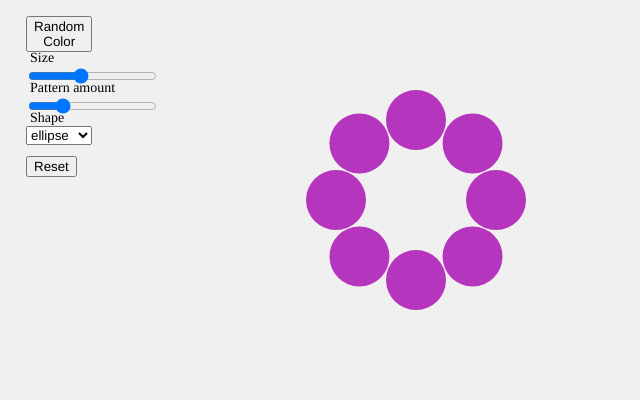
Frame 1 (no input)
Frame 60 (no input): identical to frame 1, image omitted
Frame 120 (the mouse pressed at the canvas centre since frame 60): identical to frame 1, image omitted

The p5.js sketch that drew this single still picture (run headless with seeded random() and noise() and a simulated clock; from frame 60 on, the mouse is pressed at the canvas centre):

// p5.js sketch
// ── sketch.js
let colorBtn, sizeSlider, shapeSelect, patternSlider, resetBtn;
let shapeColor;

function setup() {
  createCanvas(640, 400);
  noStroke();
  textFont("Helvetica, Arial, sans-serif");

  controlPanel = createDiv();
  controlPanel.position(16, 16);

  colorBtn = createButton('Random Color');
  sizeSlider = createSlider(20, 120, 60, 1);
  patternSlider = createSlider(1, 30, 8, 1);
  shapeSelect = createSelect();

  shapeSelect.option("ellipse");
  shapeSelect.option("rect");
  shapeSelect.option("triangle");

  colorBtn.parent(controlPanel);
  sizeSlider.parent(controlPanel);
  patternSlider.parent(controlPanel);
  shapeSelect.parent(controlPanel);

  colorBtn.position(10, 0);
  sizeSlider.position(10, 50);
  patternSlider.position(10, 80);
  shapeSelect.position(10, 110);

  colorBtn.mousePressed(randomShapeColor);

  shapeColor = color(random(255), random(255), random(255));
  
  resetBtn = createButton('Reset');
  resetBtn.parent(controlPanel);
  resetBtn.position(10, 140);

  resetBtn.mousePressed(resetAll);
}

function randomShapeColor() {
  shapeColor = color(random(255), random(255), random(255));
}

function resetAll() {
  sizeSlider.value(60);
  patternSlider.value(8);
  shapeSelect.value("ellipse");
  
  shapeColor = color(50);
}

function draw() {
  background(240);

  let s = sizeSlider.value();
  let count = patternSlider.value();
  let choice = shapeSelect.value();

  push();
  translate(width * 0.65, height * 0.5);

  for (let i = 0; i < count; i++) {
    push();

    rotate(TWO_PI * i / count);
    translate(0, -80);

    fill(shapeColor);

    if (choice === "ellipse") {
      ellipse(0, 0, s, s);
    } else if (choice === "rect") {
      rectMode(CENTER);
      rect(0, 0, s, s);
    } else if (choice === "triangle") {
      triangle(
        -s * 0.6, s * 0.5,
        0, -s * 0.6,
        s * 0.6, s * 0.5
      );
    }

    pop();
  }

  pop();

  fill(0);
  textSize(14);
  text("Size", 30, 62);
  text("Pattern amount", 30, 92);
  text("Shape", 30, 122);
}
// ── style.css
html, body {
  margin: 0;
  padding: 0;
}
canvas {
  display: block;
}

.colorBtn {
  font-size: 12px;
  padding: 10px 16px;
  background-color: rgb(255,255,255);
  color: rgb(120, 120, 120);
  border: none;
  border-radius: 12px;
  cursor: pointer;
}

.hueSlider {
  -webkit-appearance: none;
  font-size: 12px;
  margin: 4px 16px;
  background-color: rgb(255,255,255);
  color: rgb(120, 120, 120);
  border: none;
  border-radius: 12px;
  cursor: pointer;
}

.sizeSlider {
  font-size: 12px;
  margin: 4px 16px;
  background-color: rgb(255,255,255);
  color: rgb(120, 120, 120);
  border: none;
  border-radius: 12px;
  cursor: pointer;
}

.shapeSelect {
  font-size: 12px;
  margin: 8px 16px;
  background-color: rgb(255,255,255);
  color: rgb(120, 120, 120);
  border: none;
  cursor: pointer;
}
